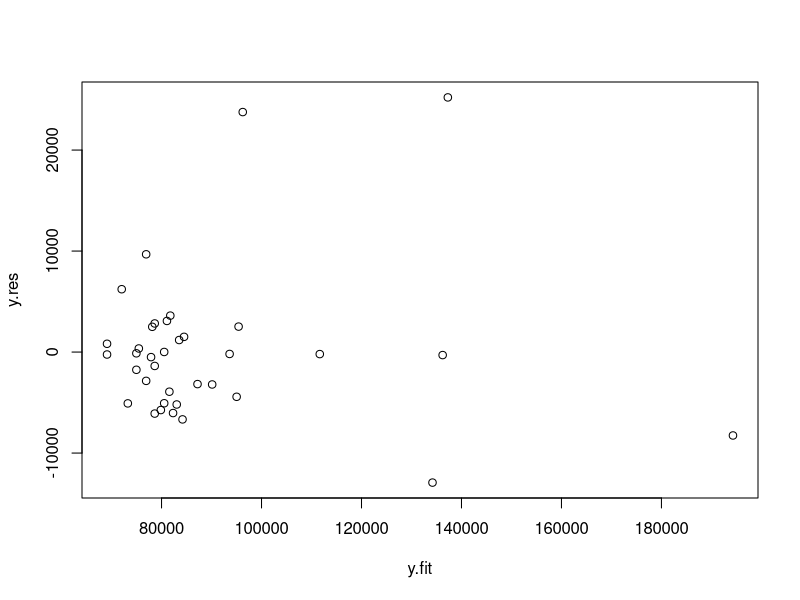
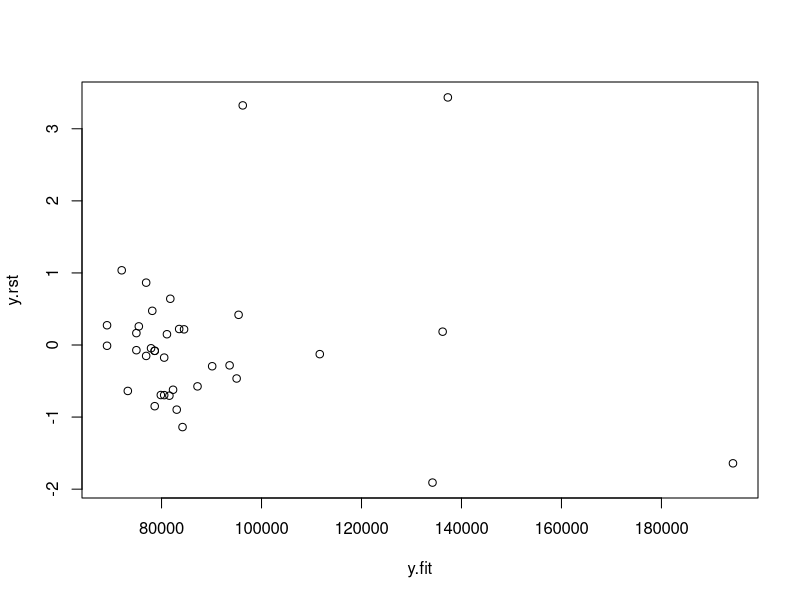
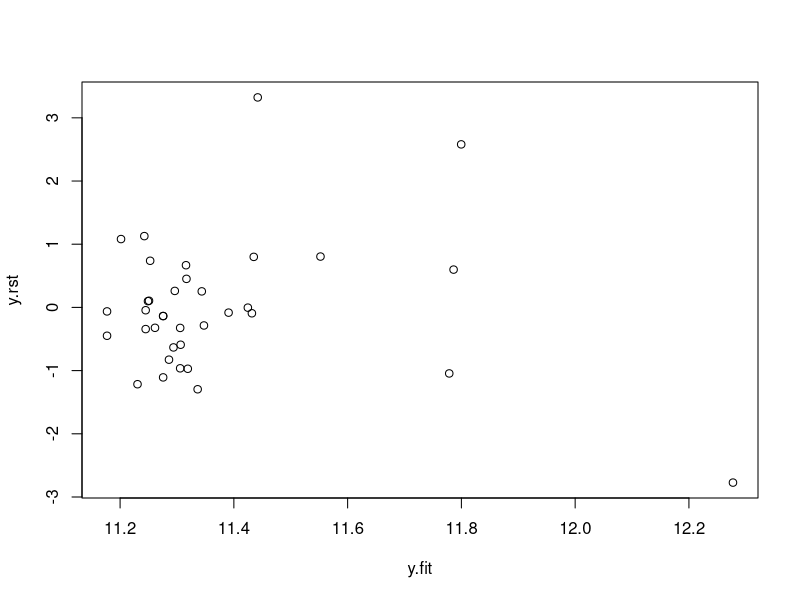
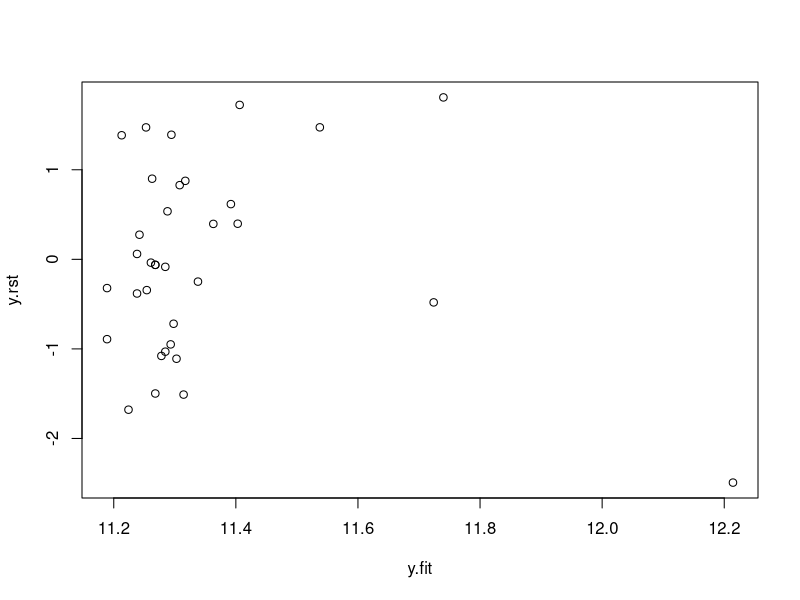
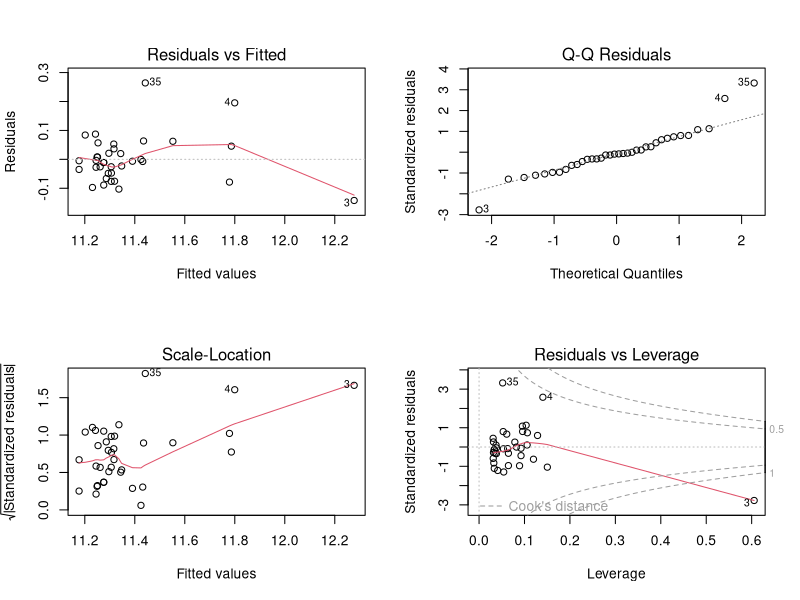

Source code (R) for these figures, in order:
# setting current working dir to script dir
setwd('C:/Users/Administrator/Developing/multivariate-r/regression')
data2.1<-read.csv("eg2.1.csv",header = T)
head(data2.1)
lm.salary<-lm(y~x1+x2+x3+x4,data = data2.1)
summary(lm.salary)

# stepwise regression
lm.step<-step(lm.salary,direction = "both")
summary(lm.step)

# model diagonose
y.res<-residuals(lm.salary)
y.rst<-rstandard(lm.step)
print(y.rst)
y.fit<-predict(lm.step)
plot(y.res~y.fit)
plot(y.rst~y.fit)

#residual plot indicates the common variance assumption does not hold
lm.step_new<-update(lm.step,log(.)~.)
y.rst<-rstandard(lm.step_new)
print(y.rst)
y.fit<-predict(lm.step_new)
plot(y.rst~y.fit)

# remove the outliers
lm.salary<-lm(log(y)~x1+x2+x3+x4,data=data2.1[-c(4,35),])
lm.step<-step(lm.salary,direction="both")
y.rst<-rstandard(lm.step)
y.fit<-predict(lm.step)
plot(y.fit,y.rst)

# standard diagnostic plots
par(mfrow=c(2,2))
plot(lm.step_new)
influence.measures(lm.step_new)

#prediction
preds<-data.frame(x1=20000,x4=20)
predict(lm.step,newdata = preds,interval="prediction",level=0.95)
